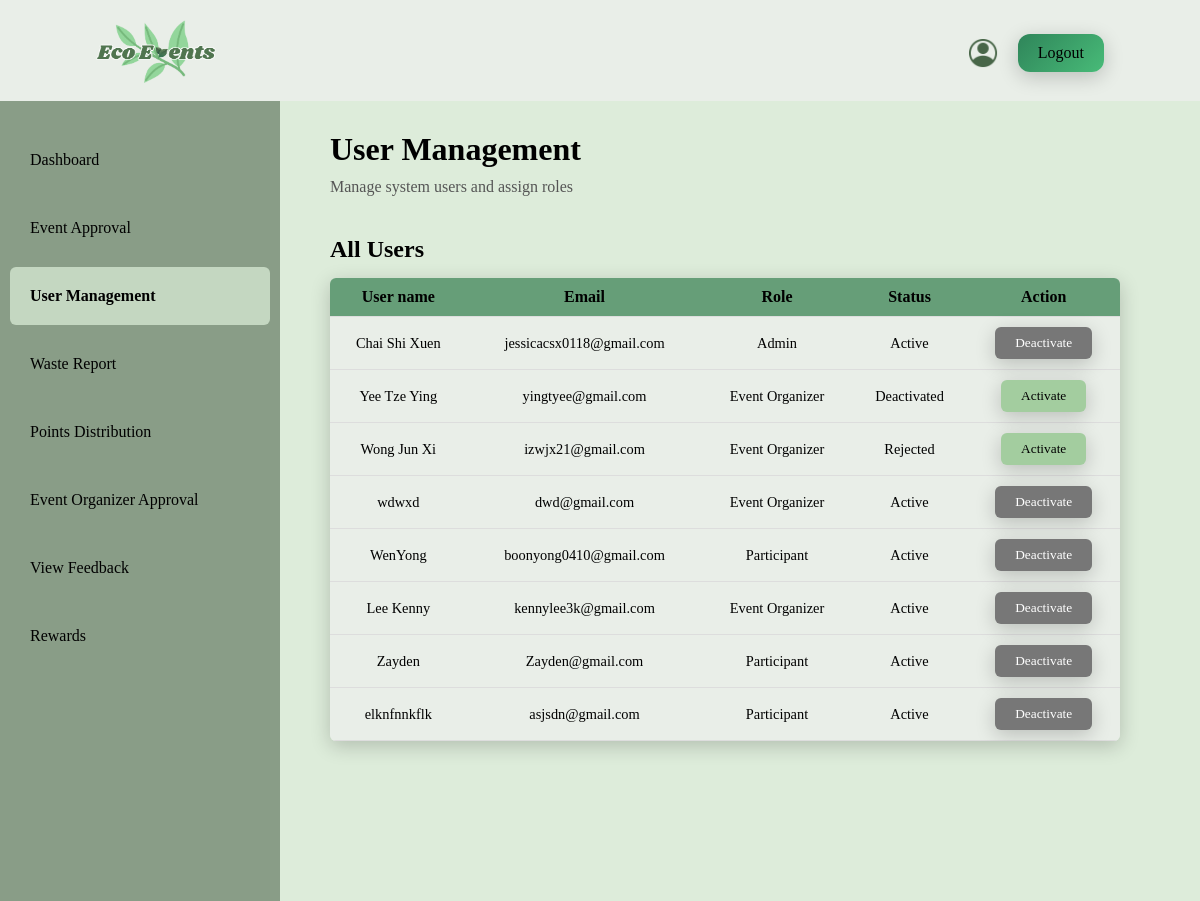
The app's page /Admin/userManagement.php with its own data.
### tables this page shows
CREATE TABLE `user` (
  `user_id` int(11) NOT NULL,
  `user_fullname` varchar(255) NOT NULL,
  `user_email` varchar(255) NOT NULL,
  `user_username` varchar(255) NOT NULL,
  `user_phoneNumber` varchar(50) NOT NULL,
  `user_password` varchar(255) NOT NULL,
  `user_profilePicture` varchar(255) DEFAULT NULL,
  `user_role` varchar(20) NOT NULL,
  `user_point` int(11) NOT NULL,
  `user_organization` varchar(255) DEFAULT NULL,
  `user_reason` varchar(255) DEFAULT NULL,
  `user_document` varchar(255) DEFAULT NULL,
  `user_status` varchar(255) NOT NULL,
  `user_registerDate` datetime NOT NULL DEFAULT current_timestamp()
);

### Admin/userManagement.php (the view, shortened to what this page needs)
<?php
include "conn.php";
$sql = "SELECT * FROM user";
$result = mysqli_query ($dbConn, $sql);
?>
<!DOCTYPE html>
<html lang="en">
<head>
    <link rel="stylesheet" href="style.css">
</head>
<body>
    <div class = "topBar">
        <a href="dashboard.php">
            <img class = "logo" src="logo.png" alt="Website Logo">
        </a>
        <div class = "topRight">
            <a href="Profile.php">
                <img class = "icon" src="profile.png" alt="Profile icon" >
            </a>
            <a class = "logoutBtn" href="logout.php">Logout</a>
        </div>
    </div>
    <div class = "container">
        <aside class = "sideBar">
            <a href = "dashboard.php">Dashboard</a>
            <a href="eventApproval.php">Event Approval</a>
            <a class = "userManagement" href="userManagement.php">User Management</a>
            <a href="wasteReport.php">Waste Report</a>
            <a href="PointsDistribution.php">Points Distribution</a>
            <a href="OrganizerApproval.php">Event Organizer Approval</a>
            <a href="ViewFeedback.php">View Feedback</a>
            <a href="redeemRewards.php">Rewards</a>
        </aside>
        <div class = "mainContent">
            <h1>User Management</h1>
            <p class = "desc">Manage system users and assign roles</p>
            <h2 class = "sectionTitle">All Users</h2>
                <table class = "eventTable">
                    <tr class = "tableHeader">
                        <th>User name</th>
                        <th>Email</th>
                        <th>Role</th>
                        <th>Status</th>
                        <th>Action</th>
                    </tr>
                    <?php while ($row = mysqli_fetch_assoc($result)) {?>
                    <tr>
                        <td><?php echo $row ['user_fullname']; ?></td>
                        <td><?php echo $row ['user_email']; ?></td>
                        <td><?php echo $row ['user_role']; ?></td>
                        <td class="activeStatus"><?php echo $row ['user_status']; ?></td>
                        <td>
                            <?php
                            if ($row ['user_status'] == 'Pending'){
                                echo "<span class = 'pendingLabel'>Waiting Approval</span>";
                            }
                            elseif ($row ['user_status'] == 'Active'){?>
                                <button class = "deactivateBtn" data-id ="<?php echo $row ['user_id']?>">Deactivate</button>
                            <?php } else { ?>
                                <button class = "activeBtn" data-id ="<?php echo $row ['user_id']?>">Activate</button>
                            <?php } ?>
                        </td>
                    </tr>
                    <?php } ?>
                </table>
        </div>
    </div>
</body>
</html>

### Admin/style.css (style rules this page uses)
* { margin: 0; padding: 0; font-family: 'Times New Roman', Times, serif }
:root { --header:#e9eee8; --background:#ddecda; --button:linear-gradient(135deg,#2f855a,#48bb78); }
body { margin:0; font-family:'Times New Roman', Times, serif; background:var(--background); }
.topBar { background-color: #E9EEE8; display: flex; align-items: center; padding: 10px 16px; gap: 12px; padding-bottom: 0.38%; }
.logo { margin: 10px 80px; width: 120px; }
.topRight { margin-left: auto; margin-right: 80px; display: flex; gap: 20px; flex-shrink: 0; }
.topRight a { display: flex; }
.icon { width: 30px; height: auto; object-fit: contain; cursor: pointer; transition: opacity 0.3s ease; }
.logoutBtn { background: linear-gradient(135deg,#2f855a,#48bb78); color: black; border-radius: 12px; padding: 10px 20px; text-align: center; cursor: pointer; transition: background-color 0.3s ease; text-decoration: none; box-shadow: 0 5px 20px rgba(0, 0, 0, 0.2); }
.container { display:flex; width: 100%; }
.sideBar { background-color: #899d87; width: 280px; min-width: 150px; padding: 20px 10px; box-sizing: border-box; min-height: 100vh; }
.sideBar a { padding: 20px; text-decoration: none; color: black; display: block; white-space: nowrap; transition: background-color 0.3s ease; margin: 10px 0; }
.dashboard, .userManagement, .waste, .eventApproval { background-color: #C4D7C1; border-radius: 6px; box-sizing: border-box; font-weight: bold; }
.mainContent { margin: 30px 80px; margin-left: 50px; flex: 1; min-width: 0; }
.mainContent p { padding: 10px 0; }
.desc { margin-bottom: 30px; padding-left: 7%; color: #555; }
.sectionTitle { margin-bottom: 15px; }
.eventTable { margin: 10px 0; width: 100%; border-collapse: collapse; border-radius: 6px; overflow: hidden; table-layout: auto; box-shadow: 0 5px 20px rgba(0, 0, 0, 0.2); }
.tableHeader { background-color: #669e78; }
.eventTable th, .eventTable td { padding: 10px; text-align: center; word-break: break-word; overflow-wrap: break-word; }
tr { border-bottom: 1px solid #ddd; }
td { background-color: rgb(233, 238, 232); font-size: 0.9em; }
.activeStatus { color: #000000; }
.deactivateBtn { background: #777; border: none; color: white; padding: 8px 20px; border-radius: 6px; cursor: pointer; transition: background-color 0.3s ease; box-shadow: 0 5px 20px rgba(0, 0, 0, 0.2); }
.activeBtn { background: #a3cd9f; border: none; color: black; padding: 8px 20px; border-radius: 6px; cursor: pointer; transition: background-color 0.3s ease; box-shadow: 0 5px 20px rgba(0, 0, 0, 0.2); }

### records on screen
user: user_fullname "Chai Shi Xuen", user_email "jessicacsx0118@gmail.com", user_role "Admin", user_status "Active"
user: user_fullname "Yee Tze Ying", user_email "yingtyee@gmail.com", user_role "Event Organizer", user_status "Deactivated"
user: user_fullname "Wong Jun Xi", user_email "izwjx21@gmail.com", user_role "Event Organizer", user_status "Rejected"
user: user_fullname "wdwxd", user_email "dwd@gmail.com", user_role "Event Organizer", user_status "Active"
user: user_fullname "WenYong", user_email "boonyong0410@gmail.com", user_role "Participant", user_status "Active"
user: user_fullname "Lee Kenny", user_email "kennylee3k@gmail.com", user_role "Event Organizer", user_status "Active"
user: user_fullname "Zayden", user_email "Zayden@gmail.com", user_role "Participant", user_status "Active"
user: user_fullname "elknfnnkflk", user_email "asjsdn@gmail.com", user_role "Participant", user_status "Active"
